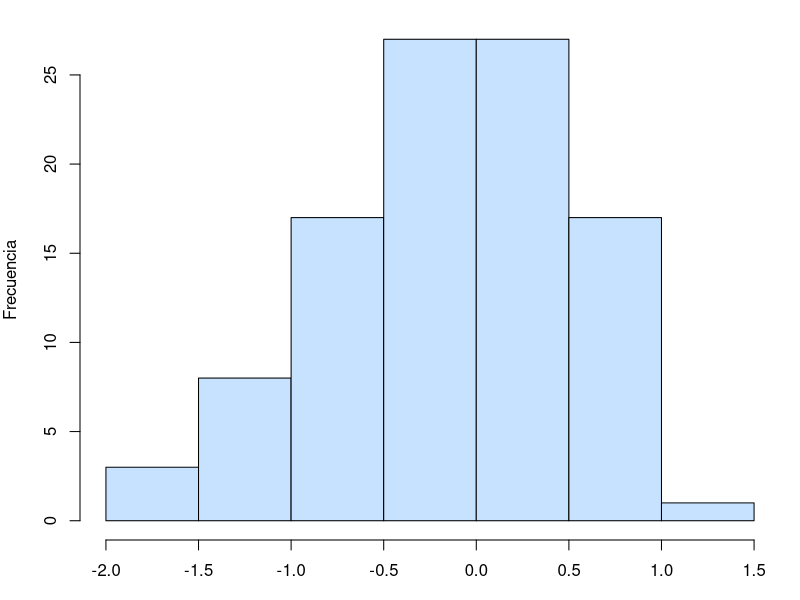
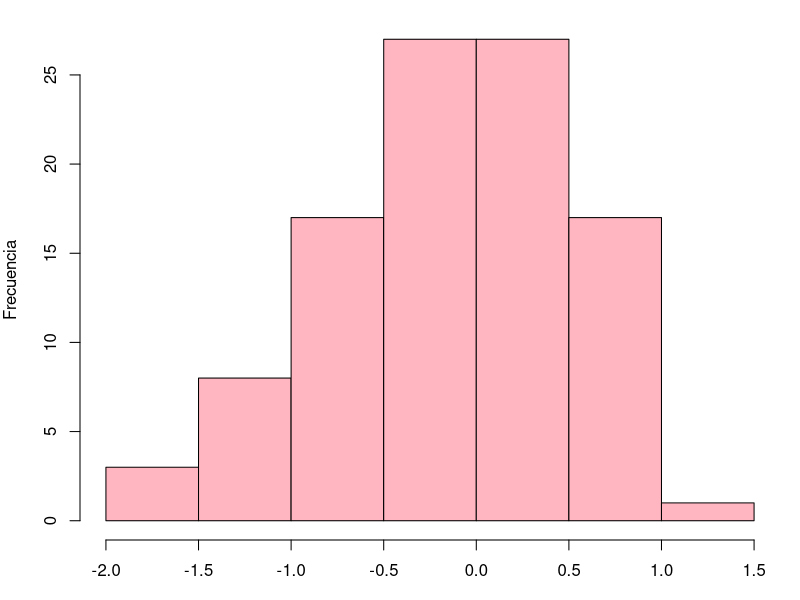
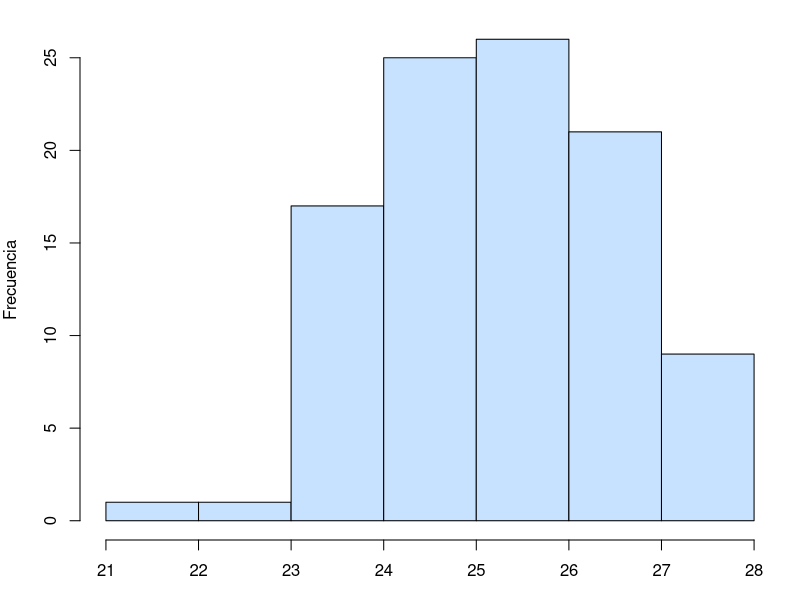
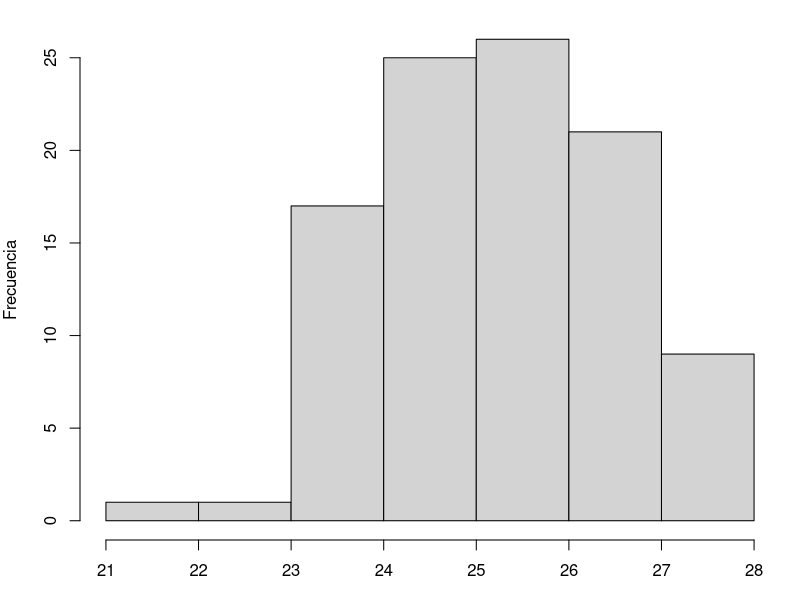

Reproduce these figures in R, in order.

# apoyo numerico para demostrar la primera propiedad 
a = 3
b = 1
c = 5
d = 2

cov_abcd = numeric()
cov_ac = numeric()
for(r in 1:100) {
  X = rnorm(1000, 0, 5)
  Y = runif(1000)
  cov_abcd = c(cov_abcd, cov(a*X+b, c*Y+d))
  cov_ac = c(cov_ac, a*c*cov(X, Y))
}
png("cov_abcd.png", width=2000, height=1600, res=300)
par(mar=c(3,4,1,1))
hist(cov_abcd, main = "", ylab = "Frecuencia", xlab = " ", col = "slategray1")
dev.off()
png("cov_ac.png", width=2000, height=1600, res=300)
par(mar=c(3,4,1,1))
hist(cov_ac, main = "", ylab = "Frecuencia", xlab = " ", col = "lightpink")
dev.off()


# apoyo numerico para demostrar la segunda propiedad 
var_suma = numeric()
resultado = numeric()
for(r in 1:100) {
  X = rnorm(1000, 0, 5)
  Y = runif(1000)
  var_suma = c(var_suma, var(X+Y))
  resultado = c(resultado, var(X) + var(Y) + 2*cov(X,Y))  
}
png("var_suma.png", width=2000, height=1600, res=300)
par(mar=c(3,4,1,1))
hist(var_suma, main = "", ylab = "Frecuencia", xlab = " ", col = "slategray1")
dev.off()
png("var_resultado.png", width=2000, height=1600, res=300)
par(mar=c(3,4,1,1))
hist(resultado, main = "", ylab = "Frecuencia", xlab = " ")
dev.off()


# prueba chi cuadrada
muy_efectivo = c(16.3, 8.7)
efectov = c(49.7, 45.1)
prueba = as.table(cbind(muy_efectivo, efectov))
colnames(prueba) <- c("muy efectivo","algo efectivo")
rownames(prueba) <- c("Policia federal","policia estatal")
chisq.test(prueba, correct = F)
